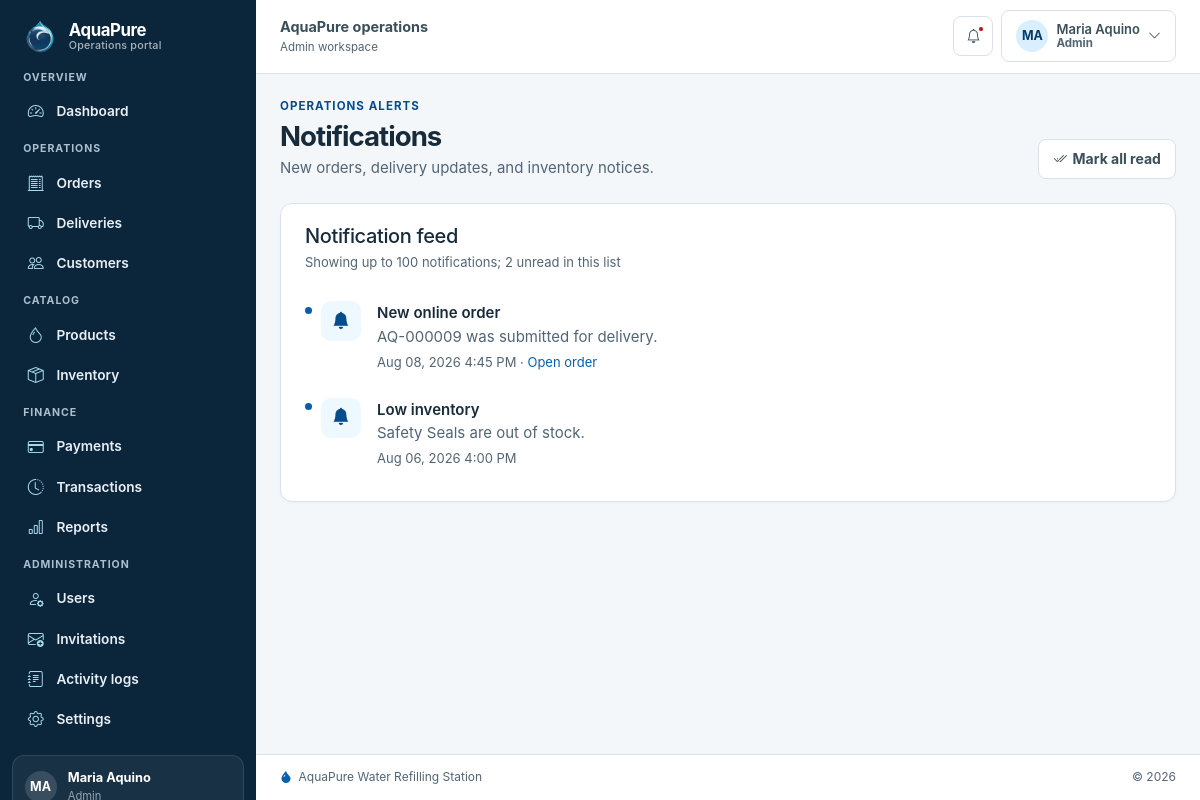
Page /portal/index.php?page=notifications (signed in) on the committed database.
### tables this page shows
CREATE TABLE users (
    user_id INT UNSIGNED AUTO_INCREMENT PRIMARY KEY,
    full_name VARCHAR(100) NOT NULL,
    username VARCHAR(30) NOT NULL UNIQUE,
    email VARCHAR(100) NOT NULL UNIQUE,
    contact_number VARCHAR(30) NULL,
    password_hash VARCHAR(255) NOT NULL,
    role ENUM('Admin','Staff') NOT NULL,
    account_status ENUM('Active','Inactive') NOT NULL DEFAULT 'Active',
    created_at TIMESTAMP NOT NULL DEFAULT CURRENT_TIMESTAMP,
    updated_at TIMESTAMP NOT NULL DEFAULT CURRENT_TIMESTAMP ON UPDATE CURRENT_TIMESTAMP,
    INDEX idx_users_role_status (role, account_status)
);

CREATE TABLE notifications (
    notification_id INT UNSIGNED AUTO_INCREMENT PRIMARY KEY,
    customer_id INT UNSIGNED NULL,
    user_id INT UNSIGNED NULL,
    order_id INT UNSIGNED NULL,
    title VARCHAR(120) NOT NULL,
    message VARCHAR(255) NOT NULL,
    is_read TINYINT(1) NOT NULL DEFAULT 0,
    created_at TIMESTAMP NOT NULL DEFAULT CURRENT_TIMESTAMP,
    CONSTRAINT fk_notifications_customer FOREIGN KEY (customer_id) REFERENCES customers(customer_id) ON UPDATE CASCADE ON DELETE CASCADE,
    CONSTRAINT fk_notifications_user FOREIGN KEY (user_id) REFERENCES users(user_id) ON UPDATE CASCADE ON DELETE CASCADE,
    CONSTRAINT fk_notifications_order FOREIGN KEY (order_id) REFERENCES orders(order_id) ON UPDATE CASCADE ON DELETE SET NULL,
    INDEX idx_notifications_customer_read (customer_id, is_read, created_at),
    INDEX idx_notifications_user_read (user_id, is_read, created_at)
);

### portal/index.php (called while the page is built, shortened)
<?php
require_system_user();
$page = $_GET["page"] ?? "dashboard";
require __DIR__ . "/../includes/portal-header.php";
require __DIR__ . "/pages/" . $page . ".php";
require __DIR__ . "/../includes/portal-footer.php";

### includes/functions.php (called while the page is built, shortened)
<?php
function url(string $path = ""): string
{
    return BASE_URL . ($path === "" ? "" : "/" . ltrim($path, "/"));
}
function e(mixed $value): string
{
    return htmlspecialchars(
        (string) $value,
        ENT_QUOTES | ENT_SUBSTITUTE,
        "UTF-8",
    );
}
function current_account(): ?array
{
    static $resolved = false;
    static $account = null;
    if ($resolved) {
        return $account;
    }
    $resolved = true;
    $sessionAccount = $_SESSION["account"] ?? null;
    $id = positive_int($sessionAccount["id"] ?? 0);
    $type = $sessionAccount["type"] ?? "";
    if ($type === "customer") {
        $statement = db()->prepare(
            "SELECT customer_id, full_name, email
             FROM customers
             WHERE customer_id = ? AND account_status = 'Active'
             LIMIT 1",
        );
        $statement->execute([$id]);
        $record = $statement->fetch();
        if (!$record) {
            unset($_SESSION["account"], $_SESSION["cart"]);
            return null;
        }
        $account = [
            "id" => (int) $record["customer_id"],
            "name" => $record["full_name"],
            "email" => $record["email"],
            "role" => "Customer",
            "type" => "customer",
        ];
    } else {
        $statement = db()->prepare(
            "SELECT user_id, full_name, email, role
             FROM users
             WHERE user_id = ? AND account_status = 'Active'
             LIMIT 1",
        );
        $statement->execute([$id]);
        $record = $statement->fetch();
        $account = [
            "id" => (int) $record["user_id"],
            "name" => $record["full_name"],
            "email" => $record["email"],
            "role" => $record["role"],
            "type" => "user",
        ];
    }
    return $account;
}
function require_system_user(array $roles = ["Admin", "Staff"]): void
{
    $account = current_account();
}
function positive_int(mixed $value): int
{
    $validated = filter_var($value, FILTER_VALIDATE_INT, [
        "options" => ["min_range" => 1],
    ]);
    return $validated === false ? 0 : (int) $validated;
}

### config/database.php (called while the page is built, shortened)
<?php
function db(): PDO
{
    static $pdo = null;
    static $schemaChecked = false;
    if ($pdo instanceof PDO) {
        return $pdo;
    }
    $host = getenv('AQUAPURE_DB_HOST') ?: '127.0.0.1';
    $port = getenv('AQUAPURE_DB_PORT') ?: '3306';
    $name = getenv('AQUAPURE_DB_NAME') ?: 'aquapure_db';
    $user = getenv('AQUAPURE_DB_USER') ?: 'root';
    $pass = getenv('AQUAPURE_DB_PASS');
    $pass = is_string($pass) ? $pass : '';
    $dsn = sprintf(
        'mysql:host=%s;port=%s;dbname=%s;charset=utf8mb4',
        $host,
        $port,
        $name,
    );
    $pdo = new PDO($dsn, $user, $pass, [
        PDO::ATTR_ERRMODE => PDO::ERRMODE_EXCEPTION,
        PDO::ATTR_DEFAULT_FETCH_MODE => PDO::FETCH_ASSOC,
        PDO::ATTR_EMULATE_PREPARES => false,
        PDO::ATTR_STRINGIFY_FETCHES => false,
    ]);
    $pdo->exec("SET time_zone = '+08:00'");
    if (!$schemaChecked) {
        assert_aquapure_schema_ready($pdo);
    }
    return $pdo;
}
function assert_aquapure_schema_ready(PDO $pdo): void
{
    $required = [
        'users' => [
            'user_id', 'full_name', 'username', 'email', 'contact_number',
            'password_hash', 'role', 'account_status', 'created_at', 'updated_at',
        ],
        'customers' => [
            'customer_id', 'full_name', 'email', 'contact_number', 'address',
            'password_hash', 'customer_type', 'account_status', 'created_at', 'updated_at',
        ],
        'products' => [
            'product_id', 'product_name', 'description', 'category', 'price',
            'quantity_available', 'image_path', 'status', 'created_at', 'updated_at',
        ],
        'orders' => [
            'order_id', 'customer_id', 'processed_by', 'order_source', 'order_type',
            'total_amount', 'payment_status', 'order_status', 'notes', 'order_date', 'updated_at',
        ],
        'order_items' => [
            'order_item_id', 'order_id', 'product_id', 'quantity', 'unit_price', 'subtotal',
        ],
        'payments' => [
            'payment_id', 'order_id', 'amount_due', 'amount_paid', 'change_amount',
            'payment_method', 'reference_number', 'payment_date', 'payment_status',
            'recorded_by', 'created_at', 'updated_at',
        ],
        'deliveries' => [
            'delivery_id', 'order_id', 'recipient_name', 'contact_number',
            'delivery_address', 'preferred_delivery_date', 'additional_instructions',
            'assigned_staff_id', 'delivery_status', 'delivered_at', 'created_at', 'updated_at',
        ],
        'inventory' => [
            'inventory_id', 'item_name', 'category', 'quantity', 'unit',
            'reorder_level', 'status', 'updated_by', 'last_updated',
        ],
        'inventory_transactions' => [
            'transaction_id', 'inventory_id', 'recorded_by', 'transaction_type',
            'quantity', 'remarks', 'transaction_date',
        ],
        'notifications' => [
            'notification_id', 'customer_id', 'user_id', 'order_id', 'title',
            'message', 'is_read', 'created_at',
        ],
        'activity_logs' => [
            'activity_id', 'user_id', 'action', 'details', 'ip_address', 'created_at',
        ],
        'settings' => [
            'id', 'setting_key', 'setting_value', 'updated_by_user_id', 'updated_at',
        ],
        'user_invitations' => [
            'invitation_id', 'token_hash', 'email', 'role', 'created_by', 'created_at',
            'expires_at', 'used_at', 'used_by', 'revoked_at', 'status',
        ],
    ];
    $statement = $pdo->prepare(
        'SELECT COLUMN_NAME
         FROM information_schema.COLUMNS
         WHERE TABLE_SCHEMA = DATABASE() AND TABLE_NAME = ?',
    );
    foreach ($required as $table => $columns) {
        $statement->execute([$table]);
        $existing = array_fill_keys($statement->fetchAll(PDO::FETCH_COLUMN), true);
    }
}

### portal/pages/notifications.php (the view, shortened to what this page needs)
<?php
$notifications = db()->prepare(
    "SELECT n.*, o.order_id
     FROM notifications n
     LEFT JOIN orders o ON o.order_id = n.order_id
     WHERE n.user_id = ? OR (n.user_id IS NULL AND n.customer_id IS NULL)
     ORDER BY n.is_read ASC, n.created_at DESC
     LIMIT 100",
);
$notifications->execute([(int) current_account()["id"]]);
$notifications = $notifications->fetchAll();
$unreadNotifications = array_filter($notifications, static fn ($notice) => !(bool) $notice["is_read"]);
?>
<header class="page-header">
    <div>
        <p class="eyebrow mb-1">Operations alerts</p>
        <h1 class="section-title mb-1">Notifications</h1>
        <p class="text-secondary mb-0">New orders, delivery updates, and inventory notices.</p>
    </div>
    <?php if ($unreadNotifications): ?>
        <div class="page-header__actions">
            <form method="post">
                <button class="btn btn-light" type="submit"><i class="bi bi-check2-all" aria-hidden="true"></i>Mark all read</button>
            </form>
        </div>
    <?php endif; ?>
</header>
<section class="panel-card">
    <div class="section-header"><div><h2 class="h5 mb-1">Notification feed</h2><p class="small text-secondary mb-0">Showing up to 100 notifications; <?= number_format(count($unreadNotifications)) ?> unread in this list</p></div></div>
    <?php foreach ($notifications as $notice): ?>
        <article class="notification-item <?= !$notice["is_read"] ? "unread" : "" ?>">
            <div class="d-flex align-items-start gap-3">
                <div class="icon-box flex-shrink-0"><i class="bi <?= !$notice["is_read"] ? "bi-bell-fill" : "bi-bell" ?>" aria-hidden="true"></i></div>
                <div class="min-w-0">
                    <div class="fw-semibold"><?= e($notice["title"]) ?><?php if (!$notice["is_read"]): ?><span class="visually-hidden">, unread</span><?php endif; ?></div>
                    <p class="text-secondary mb-1"><?= e($notice["message"]) ?></p>
                    <div class="small text-secondary">
                        <time datetime="<?= e(date(DATE_ATOM, strtotime($notice["created_at"]))) ?>"><?= e(date("M d, Y g:i A", strtotime($notice["created_at"]))) ?></time>
                        <?php if ($notice["order_id"]): ?> · <a href="<?= e(url("portal/index.php?page=order&id=" . $notice["order_id"])) ?>">Open order</a><?php endif; ?>
                    </div>
                </div>
            </div>
        </article>
    <?php endforeach; ?>
</section>

### includes/portal-header.php (shortened to what this page needs)
<?php
$page = $page ?? "dashboard";
$account = current_account();
$isNavActive = static fn (string $key): bool =>
    $page === $key ||
    ($key === "orders" && in_array($page, ["order", "order-create"], true));
$navGroups = [
    "Overview" => [
        "dashboard" => ["bi-speedometer2", "Dashboard"],
    ],
    "Operations" => [
        "orders" => ["bi-receipt-cutoff", "Orders"],
        "deliveries" => ["bi-truck", "Deliveries"],
        "customers" => ["bi-people", "Customers"],
    ],
    "Catalog" => [
        "products" => ["bi-droplet", "Products"],
        "inventory" => ["bi-box-seam", "Inventory"],
    ],
    "Finance" => [
        "payments" => ["bi-credit-card", "Payments"],
        "transactions" => ["bi-clock-history", "Transactions"],
        "reports" => ["bi-bar-chart", "Reports"],
    ],
];
if (is_admin()) {
    $navGroups["Administration"] = [
        "users" => ["bi-person-gear", "Users"],
        "invitations" => ["bi-envelope-plus", "Invitations"],
        "activity-logs" => ["bi-journal-text", "Activity logs"],
        "settings" => ["bi-gear", "Settings"],
    ];
}
$unreadCount = null;
try {
    $unreadStatement = db()->prepare(
        "SELECT COUNT(*) FROM notifications
         WHERE is_read = 0
           AND (user_id = ? OR (user_id IS NULL AND customer_id IS NULL))",
    );
    $unreadStatement->execute([(int) $account["id"]]);
    $unreadCount = (int) $unreadStatement->fetchColumn();
} catch (Throwable $exception) {
    error_log("AquaPure notification count failed: " . $exception->getMessage());
}
$nameParts = preg_split('/\s+/', trim((string) $account["name"])) ?: [];
$accountInitials = "";
foreach (array_slice($nameParts, 0, 2) as $namePart) {
    $accountInitials .= strtoupper(substr($namePart, 0, 1));
}
?>
<!doctype html>
<html lang="en">
<head>
    <link rel="stylesheet" href="<?= e(url("assets/vendor/bootstrap/css/bootstrap.min.css")) ?>">
    <link rel="stylesheet" href="<?= e(url("assets/vendor/bootstrap-icons/font/bootstrap-icons.min.css")) ?>">
    <link rel="stylesheet" href="<?= e(url("assets/css/style.css?v=8")) ?>">
</head>
<body class="operations-page">
<div class="app-shell">
    <aside class="sidebar offcanvas-lg offcanvas-start" tabindex="-1" id="operationsSidebar" aria-labelledby="operationsSidebarLabel">
        <div class="sidebar-content offcanvas-body">
            <a class="brand d-none d-lg-inline-flex" href="<?= e(url("portal/index.php")) ?>">
                <img class="brand-logo" src="<?= e(url("assets/images/aquapure-logo-transparent.png")) ?>" width="40" height="40" alt="">
                <span class="brand-copy">AquaPure<small>Operations portal</small></span>
            </a>
            <nav class="sidebar-nav" aria-label="Operations navigation">
                <?php foreach ($navGroups as $groupLabel => $items): ?>
                    <div class="sidebar-group">
                        <div class="sidebar-label"><?= e($groupLabel) ?></div>
                        <?php foreach ($items as $key => [$icon, $label]): ?>
                            <a class="<?= $isNavActive($key) ? "active" : "" ?>"
                               href="<?= e(url("portal/index.php?page=" . $key)) ?>"
                               <?= $isNavActive($key) ? 'aria-current="page"' : "" ?>>
                                <i class="bi <?= e($icon) ?>" aria-hidden="true"></i>
                                <span><?= e($label) ?></span>
                            </a>
                        <?php endforeach; ?>
                    </div>
                <?php endforeach; ?>
            </nav>
            <div class="sidebar-account">
                <div class="sidebar-account-card">
                    <span class="sidebar-avatar" aria-hidden="true"><?= e($accountInitials ?: "AQ") ?></span>
                    <span class="min-w-0">
                        <span class="sidebar-account-name d-block"><?= e($account["name"]) ?></span>
                        <span class="sidebar-account-role d-block"><?= e($account["role"]) ?></span>
                    </span>
                </div>
            </div>
        </div>
    </aside>
    <div class="app-main">
        <header class="topbar">
            <div class="d-flex align-items-center gap-2 min-w-0">
                <div class="min-w-0">
                    <div class="topbar-title">AquaPure operations</div>
                    <div class="topbar-subtitle d-none d-sm-block"><?= e($account["role"]) ?> workspace</div>
                </div>
            </div>
            <div class="topbar-actions">
                <a class="btn btn-light btn-icon notification-button" href="<?= e(url("portal/index.php?page=notifications")) ?>" aria-label="<?= $unreadCount === null ? "Notifications; unread count unavailable" : ($unreadCount > 0 ? e($unreadCount . " unread notifications") : "Notifications") ?>">
                    <i class="bi bi-bell" aria-hidden="true"></i>
                    <?php if ($unreadCount > 0): ?><span class="notification-dot" aria-hidden="true"></span><?php endif; ?>
                </a>
                <div class="dropdown">
                    <button class="btn btn-light d-flex align-items-center gap-2" type="button" data-bs-toggle="dropdown" aria-expanded="false" aria-label="Account menu for <?= e($account["name"]) ?>">
                        <span class="account-avatar" aria-hidden="true"><?= e($accountInitials ?: "AQ") ?></span>
                        <span class="d-none d-md-block text-start">
                            <span class="d-block small fw-semibold"><?= e($account["name"]) ?></span>
                            <span class="d-block topbar-subtitle"><?= e($account["role"]) ?></span>
                        </span>
                        <i class="bi bi-chevron-down small d-none d-md-inline" aria-hidden="true"></i>
                    </button>
                </div>
            </div>
        </header>
        <main class="page-content" id="mainContent" tabindex="-1">

### rows in the picture
users: full_name "Maria Aquino", role "Admin"
notifications: is_read 0 (drawn), title "New online order", message "AQ-000009 was submitted for delivery.", created_at "Aug 08, 2026 4:45 PM"
notifications: is_read 0 (drawn), title "Low inventory", message "Safety Seals are out of stock.", created_at "Aug 06, 2026 4:00 PM"

### other values in the picture
$groupLabel "OVERVIEW"
$label "Dashboard"
$groupLabel "OPERATIONS"
$label "Orders"
$label "Deliveries"
$label "Customers"
$groupLabel "CATALOG"
$label "Products"
$label "Inventory"
$groupLabel "FINANCE"
$label "Payments"
$label "Transactions"
$label "Reports"
$groupLabel "ADMINISTRATION"
$label "Users"
